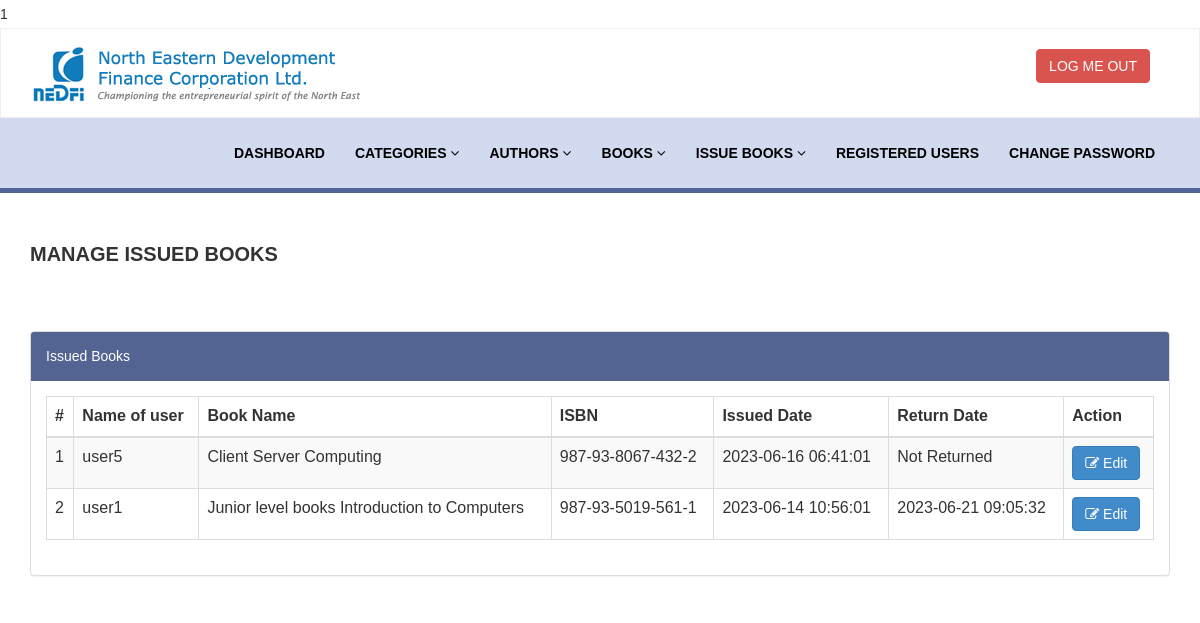
The page /admin-module/manage-issued-books.php (signed in) on the database its author committed.
### tables this page shows
CREATE TABLE `tbl_issuenreturn` (
  `ISSUE_ID` int(6) NOT NULL,
  `ACCESSION_FK_ID` int(6) NOT NULL,
  `USERS_FK_ID` int(6) NOT NULL,
  `STATUS` int(1) DEFAULT NULL,
  `ISSUE_DATE` timestamp NOT NULL DEFAULT current_timestamp(),
  `RETURN_DATE` timestamp NULL DEFAULT NULL,
  `UPDATED_ON` datetime DEFAULT NULL ON UPDATE current_timestamp(),
  `UPDATED_BY` int(6) DEFAULT NULL,
  `UPDATED_BY_NAME` varchar(100) DEFAULT NULL
);

CREATE TABLE `tbl_users` (
  `USER_ID` int(6) NOT NULL,
  `USERNAME` varchar(100) NOT NULL,
  `USERS_GENERATED_ID` varchar(100) NOT NULL,
  `USER_PASSWORD` varchar(120) NOT NULL,
  `NAME_OF_USER` varchar(120) NOT NULL,
  `USER_TYPE` int(6) NOT NULL,
  `USER_EMAIL` varchar(150) DEFAULT NULL,
  `USER_STATUS` int(1) DEFAULT NULL,
  `USER_CREATED_ON` timestamp NULL DEFAULT current_timestamp(),
  `USER_UPDATED_ON` timestamp NULL DEFAULT NULL ON UPDATE current_timestamp()
);

CREATE TABLE `tbl_bookdetails` (
  `BOOK_ID` int(6) NOT NULL,
  `BOOK_TITLE` varchar(100) DEFAULT NULL,
  `BOOK_AUTHOR_ID` int(6) DEFAULT NULL,
  `BOOK_TYPE_ID` int(6) NOT NULL,
  `DATE_OF_RELEASE` date NOT NULL,
  `VOLUME` int(3) DEFAULT NULL,
  `BOOK_LANGUAGE` varchar(35) DEFAULT NULL,
  `ISBN` varchar(35) NOT NULL,
  `PRICE` decimal(10,2) DEFAULT NULL,
  `CREATED_BY` int(6) DEFAULT NULL,
  `CREATED_ON` timestamp NULL DEFAULT current_timestamp(),
  `UPDATED_BY` int(6) DEFAULT NULL,
  `UPDATED_ON` timestamp NULL DEFAULT current_timestamp() ON UPDATE current_timestamp(),
  `BOOK_IMG` varchar(250) DEFAULT NULL
);

### admin-module/manage-issued-books.php (the view, shortened to what this page needs)
<?php
include('includes/config.php');
if(strlen($_SESSION['alogin'])==0)
    {
header('location:index.php');
}
else{
    ?>
<!DOCTYPE html>
<html xmlns="http://www.w3.org/1999/xhtml">
<head>
    <link href="assets/css/bootstrap.css" rel="stylesheet" />
    <link href="assets/css/font-awesome.css" rel="stylesheet" />
    <link href="assets/js/dataTables/dataTables.bootstrap.css" rel="stylesheet" />
    <link href="assets/css/style.css" rel="stylesheet" />
</head>
<body>
<?php include('includes/header.php');?>
    <div class="content-wrapper">
         <div class="container">
        <div class="row pad-botm">
            <div class="col-md-12">
                <h4 class="header-line">Manage Issued Books</h4>
    </div>
     <div class="row">
</div>
        </div>
            <div class="row">
                <div class="col-md-12">
                    <div class="panel panel-default">
                        <div class="panel-heading">
                          Issued Books
                        </div>
                        <div class="panel-body">
                            <div class="table-responsive">
                                <table class="table table-striped table-bordered table-hover" id="dataTables-example">
                                    <thead>
                                        <tr>
                                            <th>#</th>
                                            <th>Name of user</th>
                                            <th>Book Name</th>
                                            <th>ISBN </th>
                                            <th>Issued Date</th>
                                            <th>Return Date</th>
                                            <th>Action</th>
                                        </tr>
                                    </thead>
                                    <tbody>
<?php $sql = "SELECT tbl_users.USERNAME,tbl_bookdetails.BOOK_TITLE,tbl_bookdetails.ISBN,tbl_issuenreturn.ISSUE_DATE,tbl_issuenreturn.RETURN_DATE,tbl_issuenreturn.ISSUE_ID as rid from tbl_issuenreturn join tbl_users on tbl_users.USER_ID=tbl_issuenreturn.USERS_FK_ID join tbl_bookmaster on tbl_bookmaster.BOOK_ACCESSION_ID=tbl_issuenreturn.ACCESSION_FK_ID join tbl_bookdetails on tbl_bookdetails.BOOK_ID=tbl_bookmaster.BOOK_ID;";
$query = $dbh -> prepare($sql);
$query->execute();
$results=$query->fetchAll(PDO::FETCH_OBJ);
$cnt=1;
if($query->rowCount() > 0)
{
foreach($results as $result)
{               ?>
                                        <tr class="odd gradeX">
                                            <td class="center"><?php echo htmlentities($cnt);?></td>
                                            <td class="center"><?php echo htmlentities($result->USERNAME);?></td>
                                            <td class="center"><?php echo htmlentities($result->BOOK_TITLE);?></td>
                                            <td class="center"><?php echo htmlentities($result->ISBN);?></td>
                                            <td class="center"><?php echo htmlentities($result->ISSUE_DATE);?></td>
                                            <td class="center"><?php if($result->RETURN_DATE=="")
                                            {
                                                echo htmlentities("Not Returned");
                                            } else {
                                            echo htmlentities($result->RETURN_DATE);
                                            }
                                            ?></td>
                                            <td class="center">
                                            <a href="update-issue-bookdetails.php?rid=<?php echo htmlentities($result->rid);?>"><button class="btn btn-primary"><i class="fa fa-edit "></i> Edit</button>
                                            </td>
                                        </tr>
 <?php $cnt=$cnt+1;}} ?>
                                    </tbody>
                                </table>
                            </div>
                        </div>
                    </div>
                </div>
            </div>
    </div>
    </div>
</body>
</html>
<?php } ?>

### admin-module/assets/css/style.css (style rules this page uses)
.content-wrapper { margin-top: 40px; min-height:800px; padding-bottom:90px; }
.header-line { font-weight:600; font-family: "Raleway", sans-serif; font-size: 20px; padding-bottom:25px; border-bottom:1px solid #ffffff; text-transform:uppercase; }
.pad-botm { padding-bottom:30px; }

### rows shown on the page
tbl_issuenreturn: tbl_users.USERNAME "user5", tbl_bookdetails.BOOK_TITLE "Client Server Computing", tbl_bookdetails.ISBN "987-93-8067-432-2", ISSUE_DATE "2023-06-16 06:41:01"
tbl_issuenreturn: tbl_users.USERNAME "user1", tbl_bookdetails.BOOK_TITLE "Junior level books Introduction to Computers", tbl_bookdetails.ISBN "987-93-5019-561-1", ISSUE_DATE "2023-06-14 10:56:01", RETURN_DATE "2023-06-21 09:05:32"
